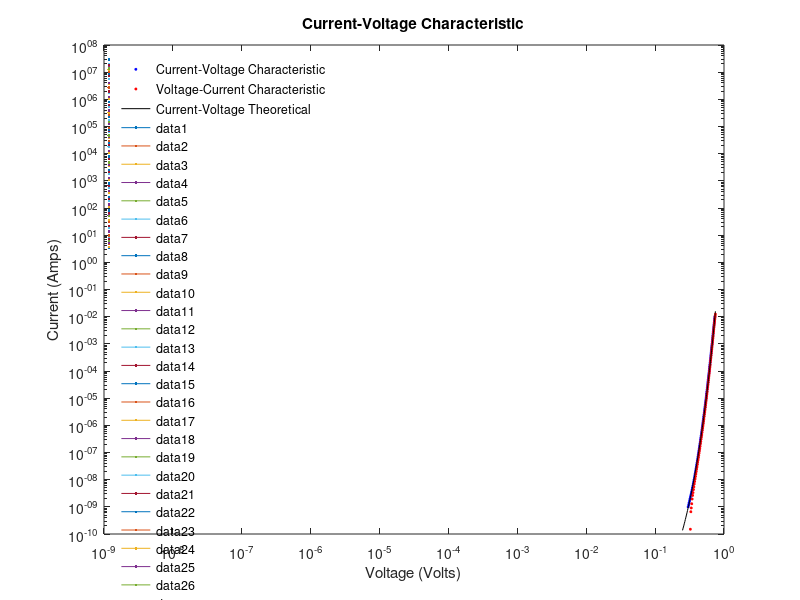

The MATLAB script that drew this image:
clear

load('collected_data.mat');

figure;
semilogy( Vout_Exp1_1,Iin_Exp1_1,'*b','MarkerSize',2) %current-voltage
hold on;
semilogy(Vin_Exp1_2,Iout_Exp1_2, '*r','MarkerSize',2) %voltage-current
% Instead of using the curve fitting toolbox, use polyfit to get values.
fit = polyfit(Vin_Exp1_2, log(Iout_Exp1_2), 1);
ut = abs(1/fit(1));
is = abs(exp(fit(2)));


CV_theo = is .* exp(Vin_Exp1_2./ut);
semilogy(Vin_Exp1_2,CV_theo,'-k','MarkerSize',5)
hold off;
title( "Current-Voltage Characteristic");
ylabel("Current (Amps)");
xlabel("Voltage (Volts)");

legend('Current-Voltage Characteristic', 'Voltage-Current Characteristic','Current-Voltage Theoretical','Voltage-Current Theoretical')
legend('boxoff')
legend('Location','northwest')


hold off;
%% 
clear

load('collected_data.mat');

incremental_resistance = diff(Vout_Exp1_1)./diff(Iin_Exp1_1);

hold on;
% Theoretical plot.
loglog(Iin_Exp1_1(1,end-1), incremental_resistance);